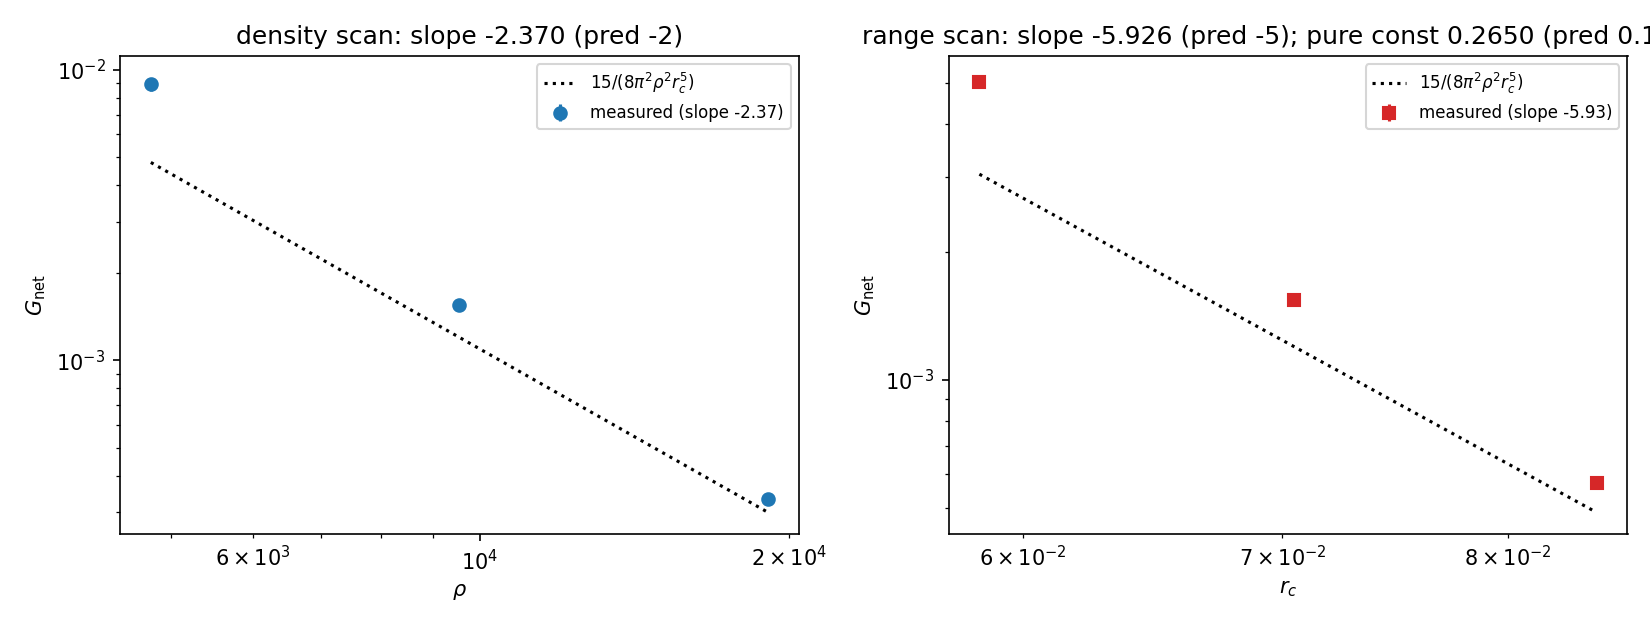

Write Python code to recreate this figure.
"""CR1 -- the network's gravitational coupling vs granularity: exponents and
the pure number G_net * rho^2 * r_c^5.

Pre-registered (CROSS_RELATIONS.md): G_net = 15/(8 pi^2 rho^2 r_c^5), i.e.
exponents -2 (rho) and -5 (r_c), pure constant 15/8pi^2 ~ 0.18998 (tolerance
20%: finite-degree / RGG-clustering corrections are O(1/deg)).

Reuses the DS1 generator (graph Laplacian, Dirichlet shell, CG) by import --
no modification to DS1. The amplitude A is fitted as theta = A/r + C on the
same window protocol as DS1 (the offset C absorbs the grounded-shell image
term). 5 seeds per point.
"""

from __future__ import annotations

import importlib.util
import json
import sys
from datetime import datetime, timezone
from pathlib import Path

import matplotlib

matplotlib.use("Agg")
import matplotlib.pyplot as plt
import numpy as np

HERE = Path(__file__).resolve().parent
DS1_PATH = HERE.parent / "dimension_scan" / "DS1_profiles.py"
spec = importlib.util.spec_from_file_location("ds1", DS1_PATH)
ds1 = importlib.util.module_from_spec(spec)
sys.modules["ds1"] = ds1
spec.loader.exec_module(ds1)

N_SEEDS = 5
RHO_SCAN_N = [20000, 40000, 80000]          # r_c fixed
RC_FIX = (14.0 / 40000.0) ** (1.0 / 3.0)    # the DS1 d=3 radius
RC_SCAN_DEG = [8, 14, 24]                   # N fixed at 40000
N_FIX = 40000
V_BALL = 4.0 * np.pi / 3.0
PRED_CONST = 15.0 / (8.0 * np.pi ** 2)


def amplitude(n, rc, seed):
    """Fit theta = A/r + C on the DS1 window; returns A."""
    rng = np.random.default_rng(7000 + seed)
    pts = ds1.sprinkle_ball(3, n, rng)
    theta, _, _ = ds1.relax(pts, rc)
    rr, th = ds1.binned_profile(pts, theta, 2.0 * rc, ds1.FIT_HI)
    X = np.c_[1.0 / rr, np.ones_like(rr)]
    co, *_ = np.linalg.lstsq(X, th, rcond=None)
    return float(co[0])


def stats(vals):
    v = np.asarray(vals)
    return {"mean": float(np.mean(v)),
            "sem": float(np.std(v, ddof=1) / np.sqrt(len(v)))}


def main():
    rho_rows, rc_rows = [], []
    for n in RHO_SCAN_N:
        A = [amplitude(n, RC_FIX, s) for s in range(N_SEEDS)]
        rho = n / V_BALL
        st = stats(A)
        rho_rows.append({"N": n, "rho": rho, "A": st,
                         "pure_const": st["mean"] * rho ** 2 * RC_FIX ** 5})
    for deg in RC_SCAN_DEG:
        rc = (deg / N_FIX) ** (1.0 / 3.0)
        A = [amplitude(N_FIX, rc, s) for s in range(N_SEEDS)]
        rho = N_FIX / V_BALL
        st = stats(A)
        rc_rows.append({"deg": deg, "r_c": rc, "A": st,
                        "pure_const": st["mean"] * rho ** 2 * rc ** 5})

    lr_rho = np.polyfit(np.log([r["rho"] for r in rho_rows]),
                        np.log([r["A"]["mean"] for r in rho_rows]), 1)
    lr_rc = np.polyfit(np.log([r["r_c"] for r in rc_rows]),
                       np.log([r["A"]["mean"] for r in rc_rows]), 1)
    consts = [r["pure_const"] for r in rho_rows + rc_rows]
    const_mean = float(np.mean(consts))

    payload = {
        "rho_scan": rho_rows, "rc_scan": rc_rows,
        "exponent_rho": {"measured": float(lr_rho[0]), "predicted": -2.0},
        "exponent_rc": {"measured": float(lr_rc[0]), "predicted": -5.0},
        "pure_constant": {"measured_mean": const_mean,
                          "all": consts,
                          "predicted": PRED_CONST,
                          "ratio": const_mean / PRED_CONST},
        "death": bool(abs(const_mean / PRED_CONST - 1.0) > 0.20),
        "_meta": {"timestamp": datetime.now(timezone.utc).isoformat(),
                  "numpy": np.__version__, "n_seeds": N_SEEDS},
    }
    (HERE / "CR1_gnet.json").write_text(json.dumps(payload, indent=2))

    fig, (ax1, ax2) = plt.subplots(1, 2, figsize=(11, 4.2))
    rhos = [r["rho"] for r in rho_rows]
    ax1.errorbar(rhos, [r["A"]["mean"] for r in rho_rows],
                 yerr=[r["A"]["sem"] for r in rho_rows], fmt="o", color="tab:blue",
                 label=f"measured (slope {lr_rho[0]:.2f})")
    rr = np.array(rhos)
    ax1.plot(rr, PRED_CONST / (rr ** 2 * RC_FIX ** 5), "k:",
             label=r"$15/(8\pi^2\rho^2 r_c^5)$")
    ax1.set_xscale("log"); ax1.set_yscale("log")
    ax1.set_xlabel(r"$\rho$"); ax1.set_ylabel(r"$G_{\rm net}$")
    ax1.set_title(f"density scan: slope {lr_rho[0]:.3f} (pred -2)")
    ax1.legend(fontsize=8)

    rcs = [r["r_c"] for r in rc_rows]
    ax2.errorbar(rcs, [r["A"]["mean"] for r in rc_rows],
                 yerr=[r["A"]["sem"] for r in rc_rows], fmt="s", color="tab:red",
                 label=f"measured (slope {lr_rc[0]:.2f})")
    cc = np.array(rcs)
    rho0 = N_FIX / V_BALL
    ax2.plot(cc, PRED_CONST / (rho0 ** 2 * cc ** 5), "k:",
             label=r"$15/(8\pi^2\rho^2 r_c^5)$")
    ax2.set_xscale("log"); ax2.set_yscale("log")
    ax2.set_xlabel(r"$r_c$"); ax2.set_ylabel(r"$G_{\rm net}$")
    ax2.set_title(f"range scan: slope {lr_rc[0]:.3f} (pred -5); "
                  f"pure const {const_mean:.4f} (pred {PRED_CONST:.4f})")
    ax2.legend(fontsize=8)
    fig.tight_layout()
    fig.savefig(HERE / "CR1_gnet.png", dpi=150)

    print(json.dumps({"exponent_rho": payload["exponent_rho"],
                      "exponent_rc": payload["exponent_rc"],
                      "pure_constant": {"measured": const_mean,
                                        "predicted": PRED_CONST,
                                        "ratio": const_mean / PRED_CONST},
                      "death": payload["death"]}, indent=2))


if __name__ == "__main__":
    main()
